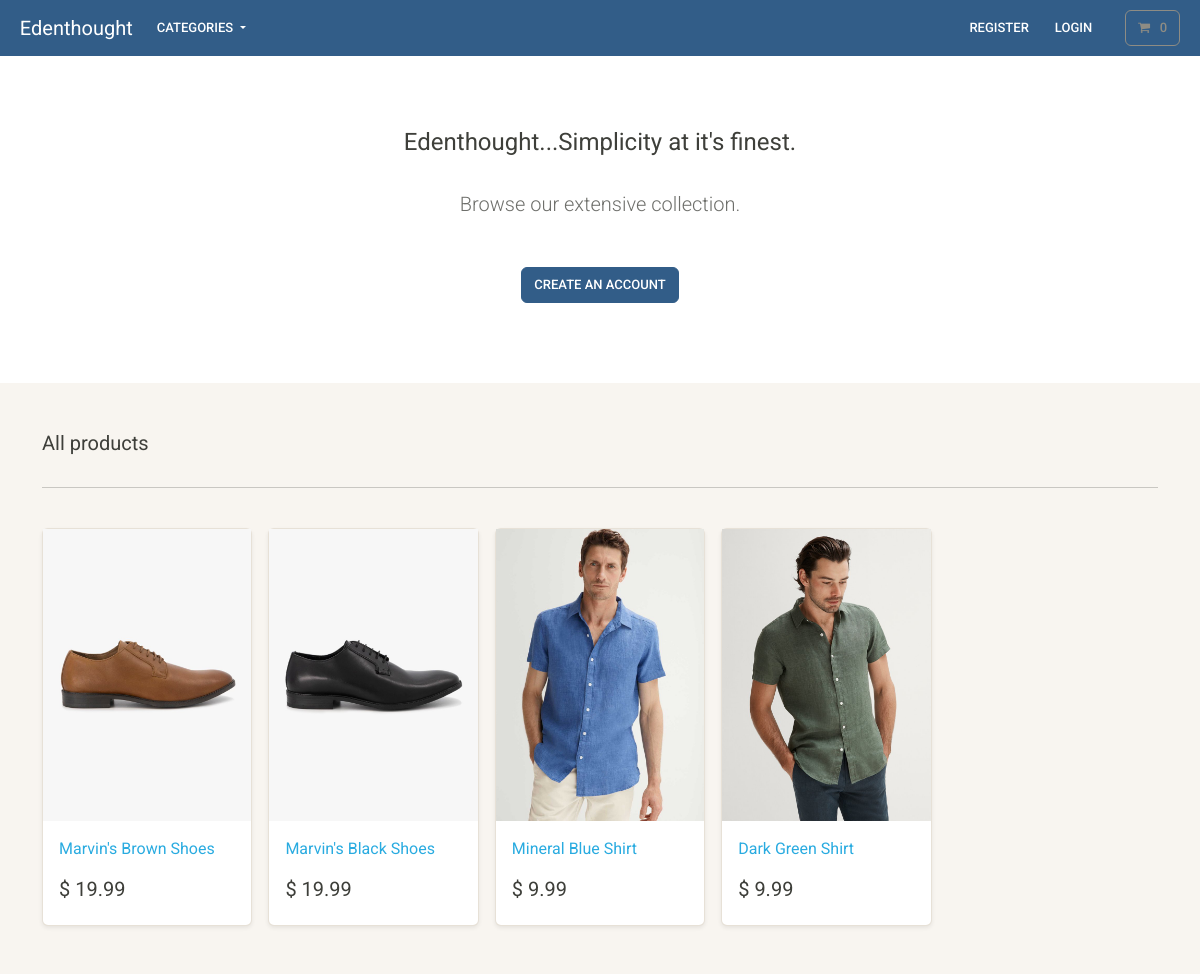
The page / on the database its author committed.
### store/models.py (models this page shows, shortened)
class Product(models.Model):
    category = models.ForeignKey(Category, related_name='product', on_delete=models.CASCADE, null=True)
    title = models.CharField(max_length=250)
    brand = models.CharField(max_length=250, default='un-branded')
    description = models.TextField(blank=True)
    slug = models.SlugField(max_length=250)
    price = models.DecimalField(max_digits=4, decimal_places=2)
    image = models.ImageField(upload_to='images/')
    class Meta:
        verbose_name_plural = 'products'
    def get_absolute_url(self):
        return reverse('product-info', args=[self.slug])

### store/views.py (the view)
# urls.py: path('', include('store.urls')),
def store(request):
    all_products = Product.objects.all()
    context = {'my_products': all_products}
    return render(request, 'store/store.html', context)

### cart/cart.py (called while the page is built)
    def __len__(self):
        return sum(item['qty'] for item in self.cart.values())

### cart/context_processors.py (called while the page is built)
def cart(request):
    return {'cart': Cart(request)}

### store/models.py (called while the page is built)
    def get_absolute_url(self):
        return reverse('list-category', args=[self.slug])

### store/views.py (called while the page is built)
def categories(request):
    all_categories = Category.objects.all()
    return {'all_categories': all_categories}

### store/templates/store/store.html
{% extends "./base.html" %}
{% load static %}
{% block content %}
    <section class="py-4 text-center container">
        <div class="row py-lg-5">
            <div class="col-lg-6 col-md-8 mx-auto">
                <h4> Edenthought...Simplicity at it's finest. </h4>
                <br>
                <p class="lead text-muted">
                Browse our extensive collection.
                </p>
                <br>
                <a href="#" class="btn btn-primary my-2"> Create an account </a>
            </div>
        </div>
    </section>
       <div class="album py-5 bg-light">
        <div class="container">
          <div class="pb-3 h5"> All products </div>
          <hr>
          <br>
          <div class="row row-cols-1 row-cols-sm-2 row-cols-md-5 g-3">
            {% for product in my_products %}
            <div class="col">
              <div class="card shadow-sm">
                <img class="img-fluid" alt="Responsive image" src="{{ product.image.url }}">
                <div class="card-body">
                  <p class="card-text">
                    <a class="text-info text-decoration-none" href="{{ product.get_absolute_url }}">{{ product.title | capfirst }}</a>
                  </p>
                  <div class="d-flex justify-content-between align-items-center">
                    <h5> $ {{ product.price }} </h5>
                  </div>
                </div>
              </div>
            </div>
            {% endfor %}
          </div>
        </div>
      </div>
{% endblock %}

### rows shown on the page
Product: image (picture), title "Marvin's Brown Shoes", price "19.99"
Product: image (picture), title "Marvin's Black Shoes", price "19.99"
Product: image (picture), title "Mineral Blue Shirt", price "9.99"
Product: image (picture), title "Dark Green Shirt", price "9.99"
